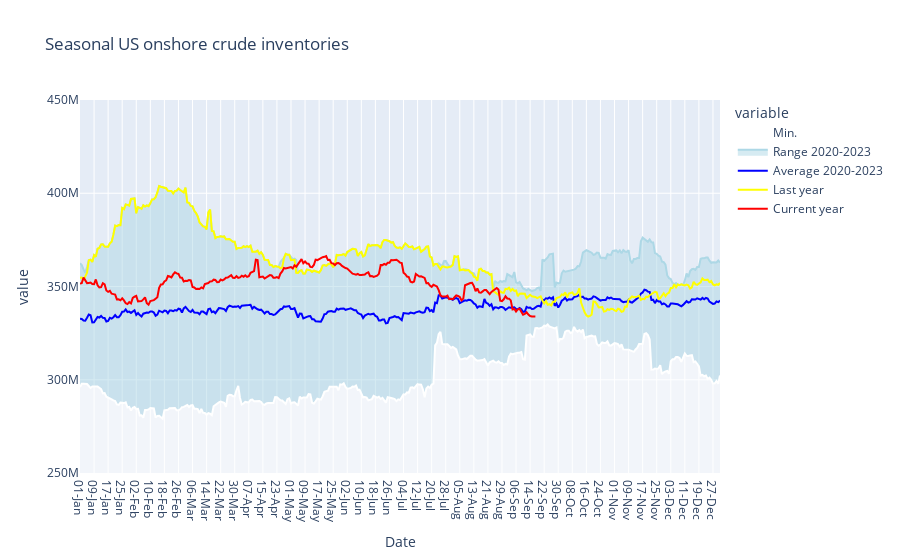

The notebook cell saved with this chart:
### Markdown cell above
# Total US onshore crude inventories (seasonal)

### Code cell
# Inventories
us_inv=complete_seasonal_inventories(start_y=2020, start_m=1, start_d=1, 
                                     locs=[united_states], locs_excl=None, 
                                     company=None, freq='day', unit='b', option='fill', ma_period=None, 
                                     storage_type=None, confidence=True, 
                                     title='Seasonal US onshore crude inventories', 
                                     plot=True, y_min=250000000, y_max=450000000)

### Figure 1 — Plotly figure (JSON) as saved in the notebook; plotly's stock layout.template omitted (floating-point values rounded to 4 significant figures; data arrays with more than 128 entries replaced by an {"elided": "..."} marker saying what was removed)
{"data": [{"fillpattern": {"shape": ""}, "hovertemplate": "variable=Min.<br>Date=%{x}<br>value=%{y}<extra></extra>", "legendgroup": "Min.", "line": {"color": "white"}, "marker": {"symbol": "circle"}, "mode": "lines", "name": "Min.", "orientation": "v", "showlegend": true, "stackgroup": "1", "type": "scatter", "x": {"elided": "365 str values"}, "xaxis": "x", "y": {"elided": "365 int values"}, "yaxis": "y"}, {"fillpattern": {"shape": ""}, "hovertemplate": "variable=Range 2020-2023<br>Date=%{x}<br>value=%{y}<extra></extra>", "legendgroup": "Range 2020-2023", "line": {"color": "lightblue"}, "marker": {"symbol": "circle"}, "mode": "lines", "name": "Range 2020-2023", "orientation": "v", "showlegend": true, "stackgroup": "1", "type": "scatter", "x": {"elided": "365 str values"}, "xaxis": "x", "y": {"elided": "365 int values"}, "yaxis": "y"}, {"line": {"color": "blue"}, "mode": "lines", "name": "Average 2020-2023", "type": "scatter", "x": {"elided": "365 str values"}, "y": {"elided": "365 float values"}}, {"line": {"color": "yellow"}, "mode": "lines", "name": "Last year", "type": "scatter", "x": {"elided": "365 str values"}, "y": {"elided": "365 int values"}}, {"line": {"color": "red"}, "mode": "lines", "name": "Current year", "type": "scatter", "x": {"elided": "365 str values"}, "y": {"elided": "365 mixed values"}}], "layout": {"legend": {"title": {"text": "variable"}, "tracegroupgap": 0}, "title": {"text": "Seasonal US onshore crude inventories"}, "xaxis": {"anchor": "y", "domain": [0, 1], "title": {"text": "Date"}}, "yaxis": {"anchor": "x", "domain": [0, 1], "range": [250000000, 450000000], "title": {"text": "value"}}}}
